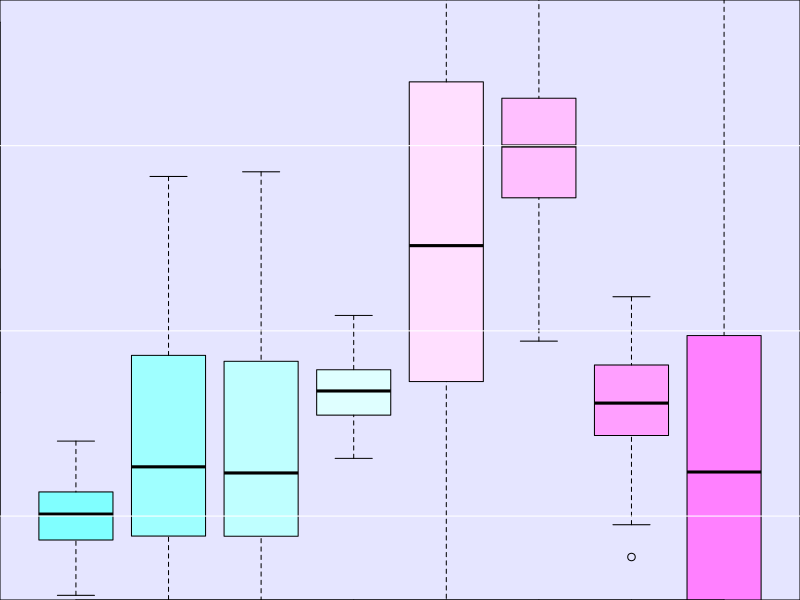

Write the R code that produced this figure.
#Box Plot - shaded

#http://www.r-graph-gallery.com/22-order-boxplot-labels-by-names/
#Create data
a=rnorm(100 , mean=0 , sd=30)
b=rnorm(100 , mean=40 , sd=100)
c=rnorm(100 , mean=100 , sd=50)
d=rnorm(100 , mean=200 , sd=200)
e=rnorm(100 , mean=300 , sd=60)
f=rnorm(100 , mean=100 , sd=30)
g=rnorm(100 , mean=20 , sd=200)
h=rnorm(100 , mean=40 , sd=100)

#Graphic window parameters :
par(bg=rgb(0.8,0.8,1,0.5) )
par(mar=c(0,0,0,0))

#Make the boxplot
boxplot(a,b,h,f,d,e,c,g , xlab="" , ylab="" , ylim=c(-50,400) , col=cm.colors(8) )
abline( h=c(0,150,300,450) , col="white")
